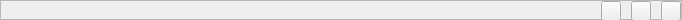
       <widget class="QFrame" name="mainFrame">
        <property name="sizePolicy">
         <sizepolicy hsizetype="MinimumExpanding" vsizetype="Fixed">
          <horstretch>0</horstretch>
          <verstretch>0</verstretch>
         </sizepolicy>
        </property>
        <property name="minimumSize">
         <size>
          <width>0</width>
          <height>20</height>
         </size>
        </property>
        <property name="maximumSize">
         <size>
          <width>16777215</width>
          <height>20</height>
         </size>
        </property>
        <property name="frameShape">
         <enum>QFrame::StyledPanel</enum>
        </property>
        <property name="frameShadow">
         <enum>QFrame::Raised</enum>
        </property>
        <layout class="QHBoxLayout" name="horizontalLayout">
         <property name="spacing">
          <number>0</number>
         </property>
         <property name="leftMargin">
          <number>0</number>
         </property>
         <property name="topMargin">
          <number>0</number>
         </property>
         <property name="rightMargin">
          <number>0</number>
         </property>
         <property name="bottomMargin">
          <number>0</number>
         </property>
         <item>
          <spacer name="leftSpacer">
           <property name="orientation">
            <enum>Qt::Horizontal</enum>
           </property>
           <property name="sizeType">
            <enum>QSizePolicy::Expanding</enum>
           </property>
           <property name="sizeHint" stdset="0">
            <size>
             <width>600</width>
             <height>20</height>
            </size>
           </property>
          </spacer>
         </item>
         <item>
          <widget class="QPushButton" name="minimize">
           <property name="sizePolicy">
            <sizepolicy hsizetype="Preferred" vsizetype="Fixed">
             <horstretch>0</horstretch>
             <verstretch>0</verstretch>
            </sizepolicy>
           </property>
           <property name="minimumSize">
            <size>
             <width>20</width>
             <height>20</height>
            </size>
           </property>
           <property name="maximumSize">
            <size>
             <width>20</width>
             <height>20</height>
            </size>
           </property>
           <property name="styleSheet">
            <string notr="true">QPushButton{
border-image: url(:/source/minimize.PNG);
}
QPushButton:hover{
border-image: url(:/source_hover/minimize_hover.png);
}</string>
           </property>
           <property name="text">
            <string/>
           </property>
          </widget>
         </item>
         <item>
          <spacer name="horizontalSpacer_2">
           <property name="orientation">
            <enum>Qt::Horizontal</enum>
           </property>
           <property name="sizeType">
            <enum>QSizePolicy::Fixed</enum>
           </property>
           <property name="sizeHint" stdset="0">
            <size>
             <width>10</width>
             <height>10</height>
            </size>
           </property>
          </spacer>
         </item>
         <item>
          <widget class="QPushButton" name="maximaize">
           <property name="sizePolicy">
            <sizepolicy hsizetype="Preferred" vsizetype="Fixed">
             <horstretch>0</horstretch>
             <verstretch>0</verstretch>
            </sizepolicy>
           </property>
           <property name="minimumSize">
            <size>
             <width>20</width>
             <height>20</height>
            </size>
           </property>
           <property name="maximumSize">
            <size>
             <width>20</width>
             <height>20</height>
            </size>
           </property>
           <property name="styleSheet">
            <string notr="true">QPushButton{
border-image: url(:/source/maximaize.PNG);
}
QPushButton:hover{
border-image: url(:/source_hover/maximaize_hover.png);
}</string>
           </property>
           <property name="text">
            <string/>
           </property>
           <property name="icon">
            <iconset resource="../source/window.qrc">
             <normaloff>:/source/maximaize.PNG</normaloff>:/source/maximaize.PNG</iconset>
           </property>
          </widget>
         </item>
         <item>
          <spacer name="horizontalSpacer_3">
           <property name="orientation">
            <enum>Qt::Horizontal</enum>
           </property>
           <property name="sizeType">
            <enum>QSizePolicy::Fixed</enum>
           </property>
           <property name="sizeHint" stdset="0">
            <size>
             <width>10</width>
             <height>10</height>
            </size>
           </property>
          </spacer>
         </item>
         <item>
          <widget class="QPushButton" name="close">
           <property name="sizePolicy">
            <sizepolicy hsizetype="Preferred" vsizetype="Fixed">
             <horstretch>0</horstretch>
             <verstretch>0</verstretch>
            </sizepolicy>
           </property>
           <property name="minimumSize">
            <size>
             <width>20</width>
             <height>20</height>
            </size>
           </property>
           <property name="maximumSize">
            <size>
             <width>20</width>
             <height>20</height>
            </size>
           </property>
           <property name="styleSheet">
            <string notr="true">border-image: url(:/source/close.PNG)</string>
           </property>
           <property name="text">
            <string/>
           </property>
           <property name="icon">
            <iconset resource="../source/window.qrc">
             <normaloff>:/source/close.PNG</normaloff>:/source/close.PNG</iconset>
           </property>
          </widget>
         </item>
        </layout>
       </widget>
